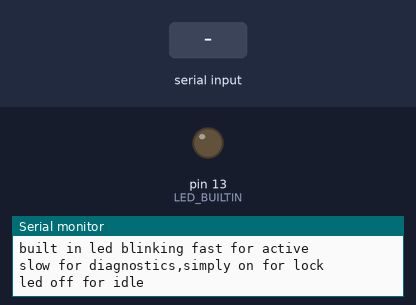
This sketch was run on a simulated Arduino Uno, built with avr-gcc and run on an emulated ATmega328P. Parts: output pins drawn as LEDs (lit = HIGH), the last lines printed to the serial monitor. Dashed ring = blinking. The inputs (shaded band) are chosen by the test bench.

Above: at 1.2 s.
1.3 s: "a" received over Serial
At 1.54 s:
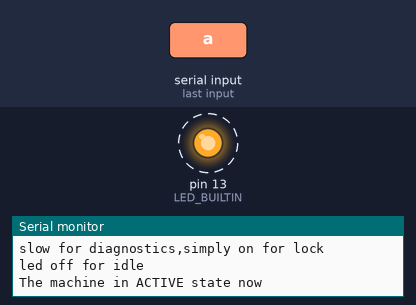
4.3 s: "i" received over Serial
At 5.5 s:
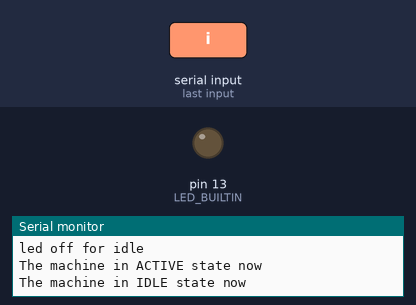
5.8 s: "d" received over Serial
At 7.8 s:
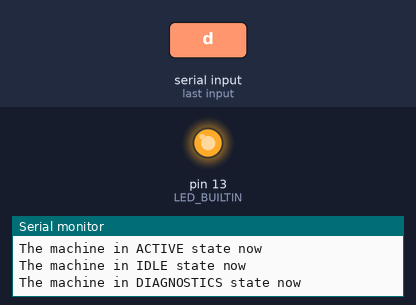
Timing chart, 0 to 14.7 s (numbered marks = the images above; inputs shaded):
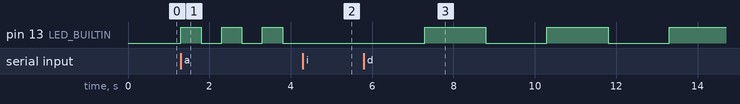

The sketch:

stm32_uart_fsm.ino
```cpp
//UART-Driven Finite State Diagnostic Controller
enum mode{
INIT,IDLE,ACTIVE,DIAG,STATUS
};
//interval time......
unsigned long lasttime = 0;;
mode state = INIT;
mode sysstate = INIT;
void setup(){
Serial.begin(115200);
Serial.println("There are 4 states you can operate over");
Serial.println("'i' for idle");
Serial.println("'a' for active");
Serial.println("'d' for diagnostics");
Serial.println("'s' for status");
Serial.println("built in led blinking fast for active ");
Serial.println("slow for diagnostics,simply on for lock");
Serial.println("led off for idle");
pinMode(LED_BUILTIN, OUTPUT);
state = IDLE;
}
//boolean variable for led blinking......
bool ledstate = false;

void loop(){
  //using millis for timing......
  unsigned long time = millis();

  if(Serial.available()){
    char a = Serial.read();
    // IDLE......
    if(a == 'i'){
    state = IDLE;
    Serial.println("The machine in IDLE state now");
    }
    // ACTIVE......
    else if(a == 'a'){
      state = ACTIVE;
    Serial.println("The machine in ACTIVE state now");
    }
    // DIAG......
    else if(a == 'd'){
      state = DIAG;
    Serial.println("The machine in DIAGNOSTICS state now");
    }
    // STATUS......
    else if(a == 's'){
      sysstate = STATUS;
    Serial.println("The machine in STATUS state now");
    }
  }

  //switching cases......
  switch(state){

    //case ACTIVE......
    case ACTIVE :
    if(time - lasttime >=500){
    lasttime = time;
    //toggle......
    ledstate = !ledstate;
    digitalWrite(LED_BUILTIN,ledstate);
    }
    break;

    //case IDLE......
    case IDLE :
    digitalWrite(LED_BUILTIN, LOW);
    break;

    //case DIAGNOSTICS......
    case DIAG :
    if(time - lasttime >=1500){
    lasttime = time;
    //toggle......
    ledstate = !ledstate;
    digitalWrite(LED_BUILTIN,ledstate);
    }
    break;
  }
  switch(sysstate){
    //case STATUS......
    case STATUS :
    if(state == IDLE){
    Serial.println("IDLE");
    }
    if(state == ACTIVE){
    Serial.println("ACTIVE");
    }
    if(state == DIAG){
    Serial.println("DIAGNOSTICS");
    }
    sysstate = INIT;
    break;
}
}
```

Measured:
- after the input at 1.3 s, pin 13 (LED_BUILTIN): alternates HIGH for 0.50 s and LOW for 0.50 s, starting at once
- after the input at 4.3 s, pin 13 (LED_BUILTIN): stays LOW (without the input it goes to HIGH after 1.0 s)
- after the input at 5.8 s, pin 13 (LED_BUILTIN): alternates HIGH for 1.5 s and LOW for 1.5 s, starting after 1.5 s
